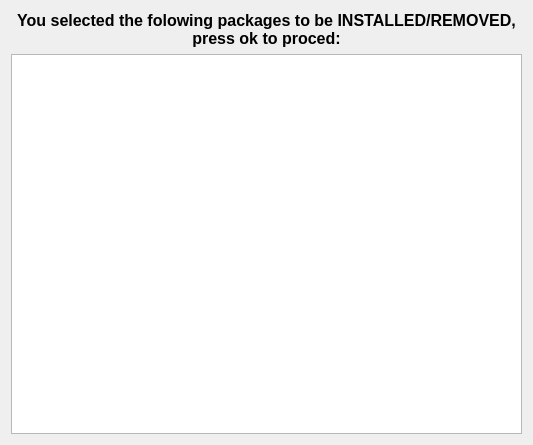
<ui version="4.0" >
 <class>PkReviewChanges</class>
 <widget class="QWidget" name="PkReviewChanges" >
  <property name="geometry" >
   <rect>
    <x>0</x>
    <y>0</y>
    <width>533</width>
    <height>445</height>
   </rect>
  </property>
  <property name="windowTitle" >
   <string>Review Changes - KPackageKit</string>
  </property>
  <layout class="QGridLayout" name="gridLayout" >
   <item row="0" column="0" >
    <widget class="QLabel" name="label" >
     <property name="font" >
      <font>
       <pointsize>12</pointsize>
       <weight>75</weight>
       <bold>true</bold>
      </font>
     </property>
     <property name="text" >
      <string>You selected the folowing packages to be INSTALLED/REMOVED, press ok to proced:</string>
     </property>
     <property name="alignment" >
      <set>Qt::AlignCenter</set>
     </property>
     <property name="wordWrap" >
      <bool>true</bool>
     </property>
    </widget>
   </item>
   <item row="1" column="0" >
    <widget class="QTreeView" name="packageView" >
     <property name="sizePolicy" >
      <sizepolicy vsizetype="Expanding" hsizetype="Expanding" >
       <horstretch>2</horstretch>
       <verstretch>0</verstretch>
      </sizepolicy>
     </property>
     <property name="minimumSize" >
      <size>
       <width>300</width>
       <height>0</height>
      </size>
     </property>
     <property name="sizeIncrement" >
      <size>
       <width>0</width>
       <height>2</height>
      </size>
     </property>
     <property name="locale" >
      <locale country="UnitedStates" language="English" />
     </property>
     <property name="rootIsDecorated" >
      <bool>false</bool>
     </property>
     <property name="itemsExpandable" >
      <bool>false</bool>
     </property>
     <property name="headerHidden" >
      <bool>true</bool>
     </property>
     <property name="expandsOnDoubleClick" >
      <bool>false</bool>
     </property>
    </widget>
   </item>
  </layout>
 </widget>
 <resources/>
 <connections/>
</ui>
